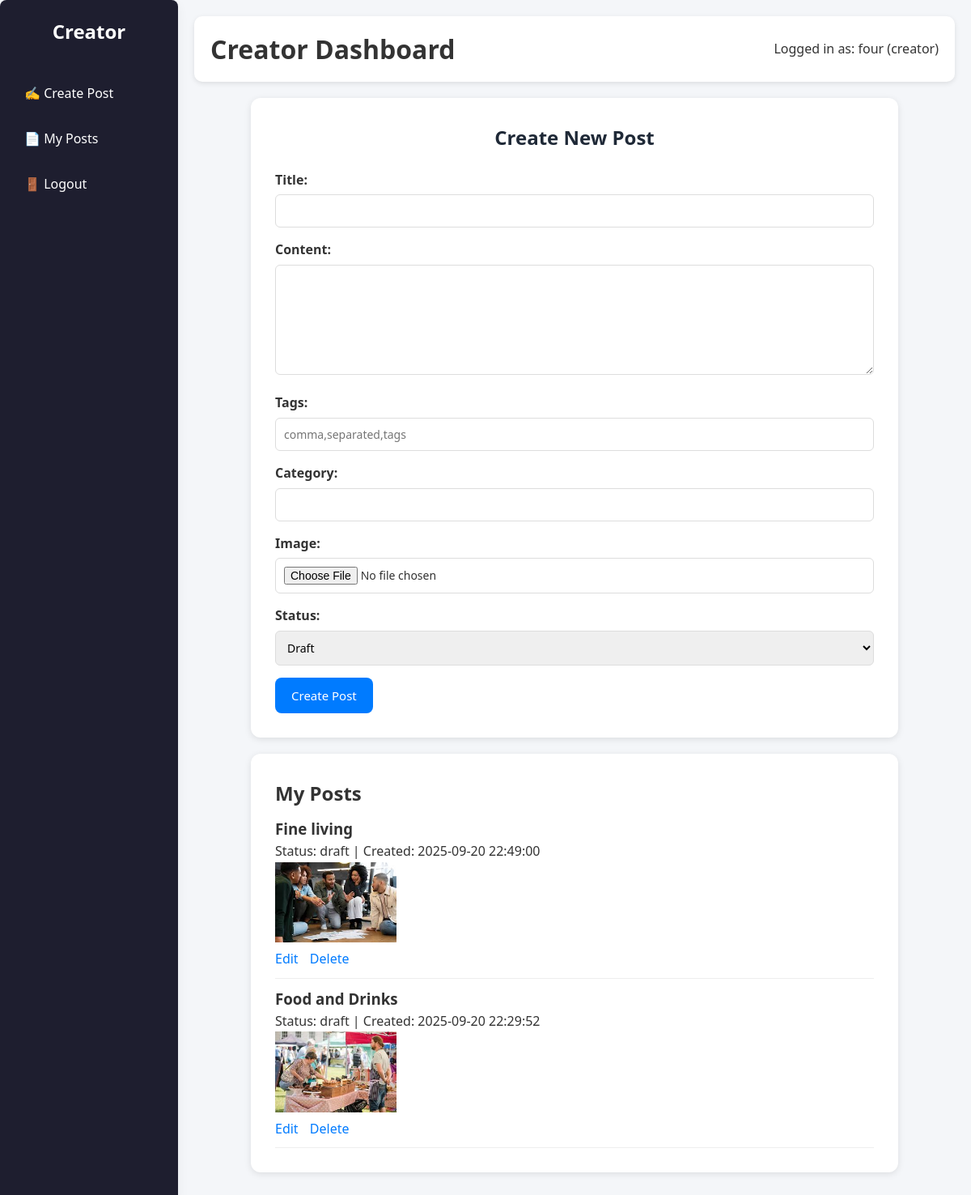
Page /dashboard/creator.php (signed in) on the committed database.
### tables this page shows
CREATE TABLE `posts` (
  `id` int(11) NOT NULL,
  `user_id` int(11) DEFAULT NULL,
  `title` varchar(255) NOT NULL,
  `content` text NOT NULL,
  `tags` varchar(255) DEFAULT NULL,
  `category` varchar(100) DEFAULT NULL,
  `image` varchar(255) DEFAULT NULL,
  `status` enum('draft','published') DEFAULT 'draft',
  `created_at` timestamp NOT NULL DEFAULT current_timestamp()
);

### dashboard/creator.php (the view, shortened to what this page needs)
<?php
require('../db.php');
$stmt = $conn->prepare("SELECT * FROM posts WHERE user_id = :uid ORDER BY created_at DESC");
$stmt->bindParam(":uid", $_SESSION['user_id'], PDO::PARAM_INT);
$stmt->execute();
$posts = $stmt->fetchAll(PDO::FETCH_ASSOC);
?>
<!DOCTYPE html>
<html lang="en">
<head>
  <link rel="stylesheet" href="../style.css">
</head>
<body>
  <div class="sidebar">
    <h2>Creator</h2>
    <a href="#create">✍️ Create Post</a>
    <a href="#myposts">📄 My Posts</a>
    <a href="../auth/logout.php">🚪 Logout</a>
  </div>
  <div class="main">
    <div class="topbar">
      <h1>Creator Dashboard</h1>
      <span>Logged in as: <?php echo $_SESSION['username']; ?> (<?php echo $_SESSION['role']; ?>)</span>
    </div>
    <div class="form-container" id="create">
      <h2>Create New Post</h2>
      <form method="POST" enctype="multipart/form-data">
          <label>Title:</label>
          <input type="text" name="title" required>
          <label>Content:</label>
          <textarea name="content" rows="6" required></textarea>
          <label>Tags:</label>
          <input type="text" name="tags" placeholder="comma,separated,tags">
          <label>Category:</label>
          <input type="text" name="category">
          <label>Image:</label>
          <input type="file" name="image">
          <label>Status:</label>
          <select name="status">
              <option value="draft">Draft</option>
          </select>
          <button type="submit">Create Post</button>
      </form>
    </div>
    <div class="posts-container" id="myposts">
      <h2>My Posts</h2>
      <?php foreach ($posts as $p): ?>
        <div class="post">
          <h3><?= htmlspecialchars($p['title']) ?></h3>
          <p>Status: <?= $p['status'] ?> | Created: <?= $p['created_at'] ?></p>
          <?php if ($p['image']): ?>
            <img src="../uploads/<?= $p['image'] ?>" width="150"><br>
          <?php endif; ?>
          <div class="actions">
            <a href="../posts/posts_update.php?id=<?= $p['id'] ?>">Edit</a>
            <a href="../posts/posts_delete.php?id=<?= $p['id'] ?>" onclick="return confirm('Delete this post?')">Delete</a>
          </div>
        </div>
      <?php endforeach; ?>
    </div>
  </div>
</body>
</html>

### style.css (style rules this page uses)
* { margin: 0; padding: 0; box-sizing: border-box; font-family: 'Segoe UI', Tahoma, Geneva, Verdana, sans-serif; }
body { background-color: #f8f9fa; color: #333; line-height: 1.6; }
a { text-decoration: none; color: #2d3748; transition: color 0.3s ease; }
.sidebar { background: white; padding: 30px; border-radius: 8px; box-shadow: 0 5px 15px rgba(0, 0, 0, 0.05); }
.form-container { background: white; padding: 30px; border-radius: 12px; box-shadow: 0 6px 18px rgba(0, 0, 0, 0.1); width: 100%; max-width: 400px; }
.form-container h2 { text-align: center; margin-bottom: 20px; color: #1f2937; }

### dashboard/creator.php (style rules this page uses)
body { margin: 0; font-family: Arial, sans-serif; display: flex; height: 100vh; background: #f4f6f9; }
.sidebar { width: 220px; background: #1e1e2f; color: #fff; padding: 20px; display: flex; flex-direction: column; }
.sidebar h2 { text-align: center; margin-bottom: 30px; }
.sidebar a { color: #fff; text-decoration: none; padding: 10px; margin: 5px 0; border-radius: 6px; transition: 0.3s; }
.main { flex: 1; padding: 20px; overflow-y: auto; }
.topbar { background: #fff; padding: 15px 20px; border-radius: 10px; margin-bottom: 20px; display: flex; justify-content: space-between; align-items: center; box-shadow: 0 2px 6px rgba(0,0,0,0.1); }
.form-container, .posts-container { background: #fff; padding: 30px; border-radius: 12px; box-shadow: 0 2px 8px rgba(0,0,0,0.1); max-width: 800px; margin: 20px auto; }
label { font-weight: bold; margin-bottom: 5px; display: block; }
input[type="text"], input[type="file"], textarea, select { width: 100%; padding: 10px; margin-bottom: 15px; border-radius: 6px; border: 1px solid #ddd; font-size: 14px; }
button { background: #007bff; color: #fff; border: none; padding: 12px 20px; border-radius: 8px; font-size: 15px; cursor: pointer; transition: 0.3s; }
.post { border-bottom: 1px solid #eee; padding: 10px 0; }
.post h3 { margin: 0; }
.actions a { margin-right: 10px; color: #007bff; text-decoration: none; }

### rows in the picture
posts: title "Fine living", status "draft", created_at "2025-09-20 22:49:00", image (picture)
posts: title "Food and Drinks", status "draft", created_at "2025-09-20 22:29:52", image (picture)

### other values in the picture
$_SESSION['username'] "four"
$_SESSION['role'] "creator"
